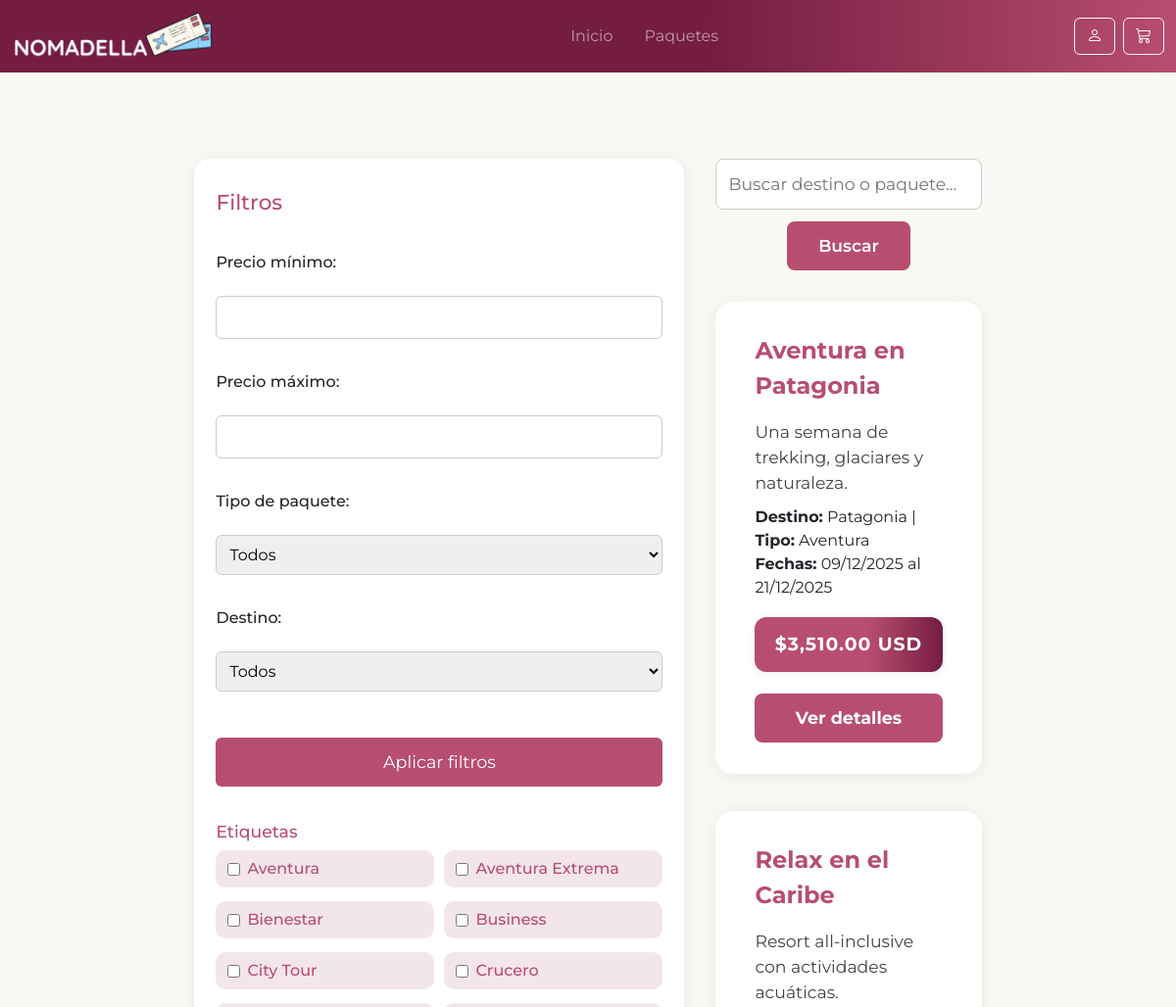
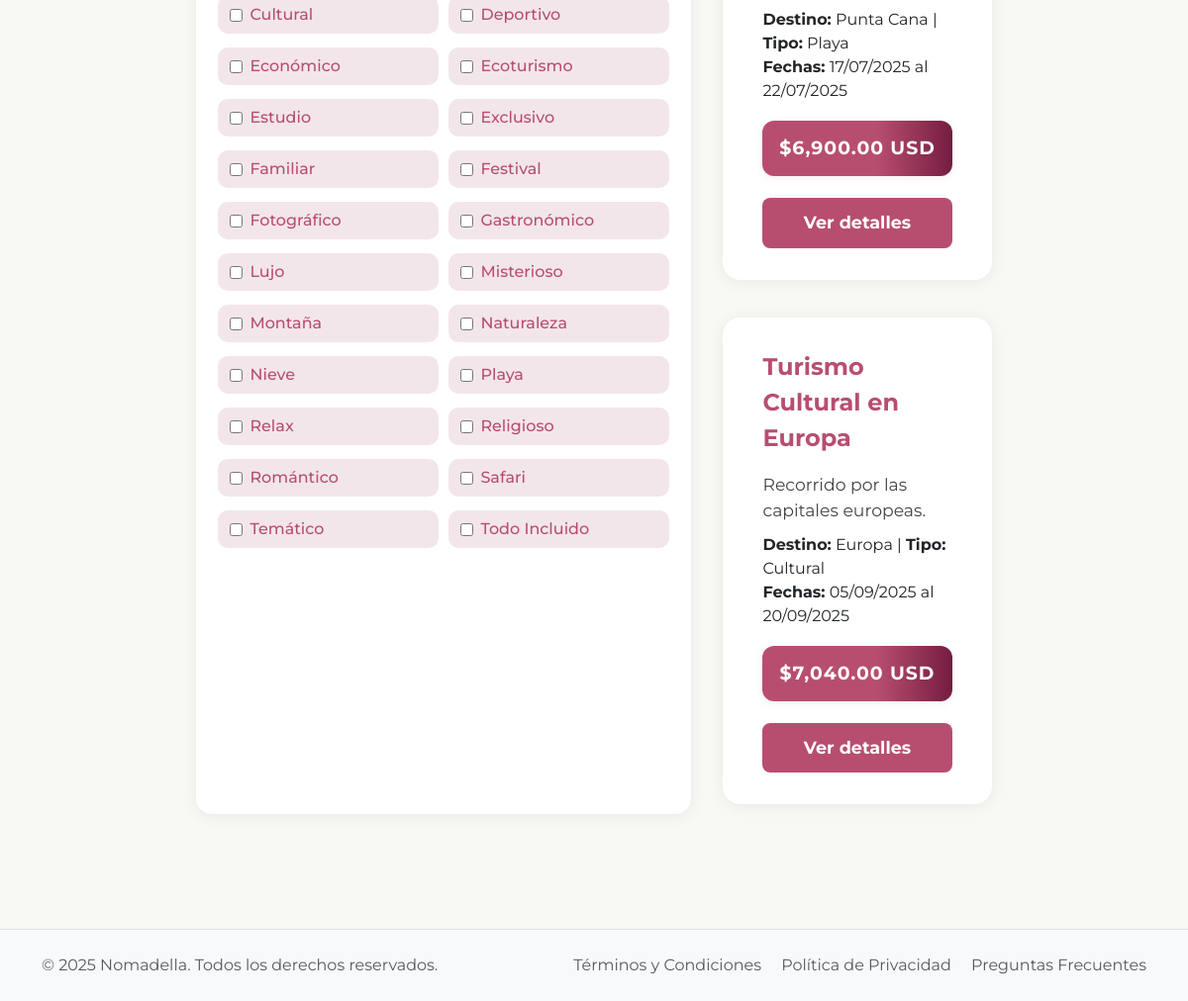
The app's page /public/paquetes.php, older data (2 pictures, top to bottom).
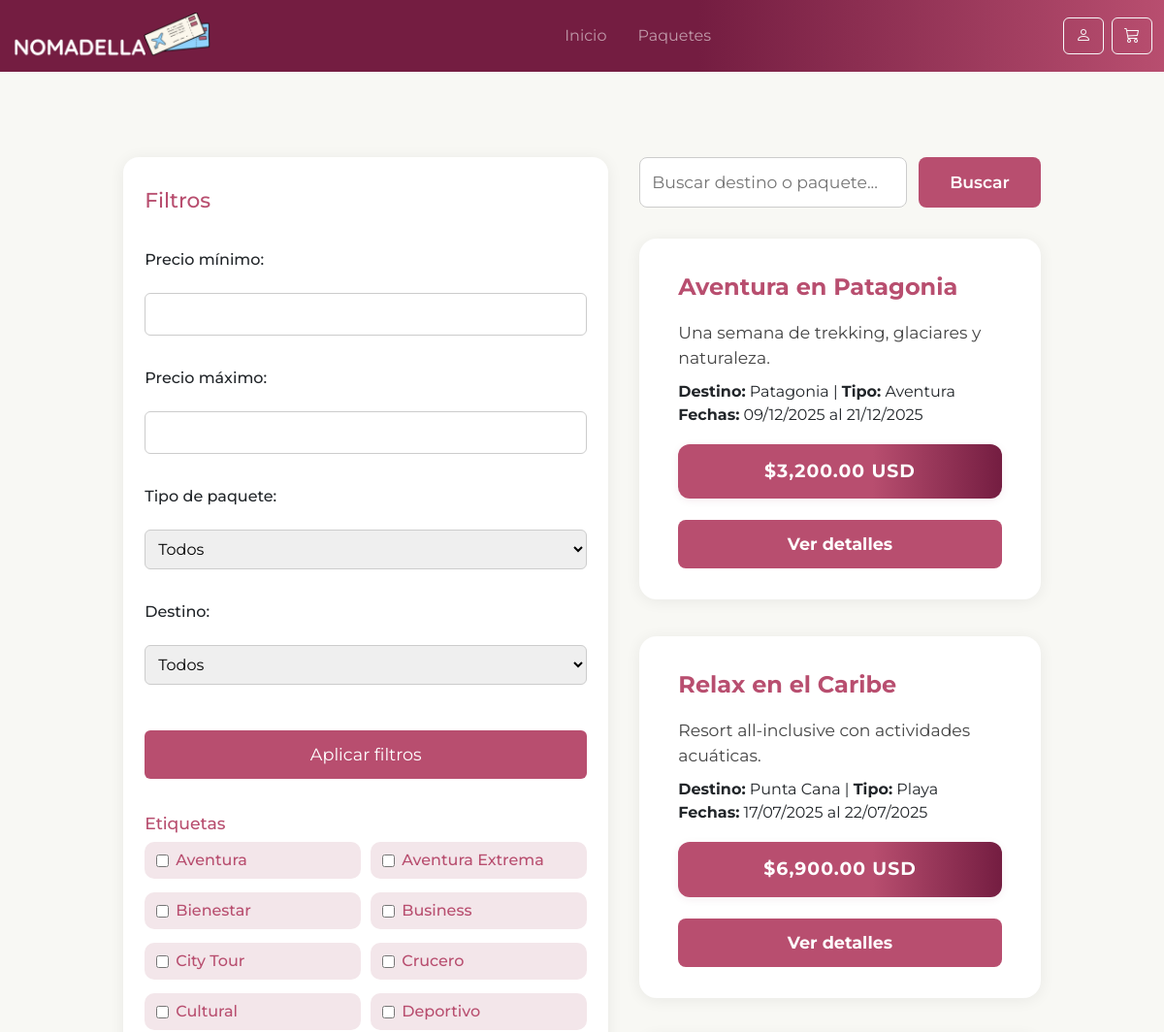
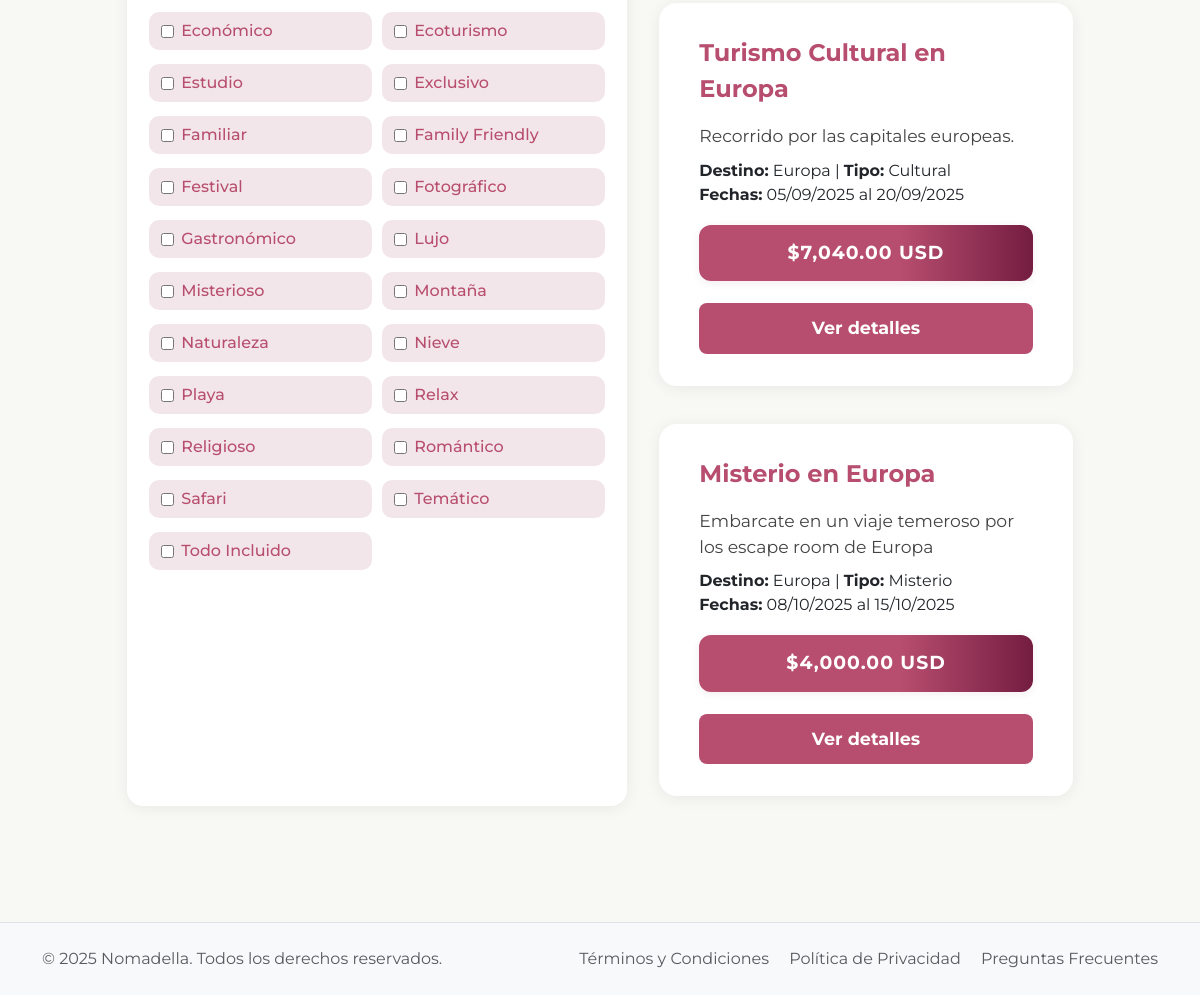
The same page, newer data (2 pictures, top to bottom).
### tables this page shows
CREATE TABLE IF NOT EXISTS `etiquetas` (
  `id_etiqueta` int NOT NULL AUTO_INCREMENT,
  `nombre` varchar(100) NOT NULL,
  PRIMARY KEY (`id_etiqueta`)
);

CREATE TABLE IF NOT EXISTS `paquetes_turisticos` (
  `id_paquete` int NOT NULL AUTO_INCREMENT,
  `nombre` varchar(200) DEFAULT NULL,
  `descripcion` text,
  `id_destino` int DEFAULT NULL,
  `precio_base` decimal(12,2) DEFAULT NULL,
  `fecha_inicio` date DEFAULT NULL,
  `fecha_fin` date DEFAULT NULL,
  `cupo_disponible` int DEFAULT NULL,
  `destino` varchar(150) DEFAULT NULL,
  `tipo_paquete` varchar(100) DEFAULT NULL,
  `activo` tinyint(1) DEFAULT NULL,
  PRIMARY KEY (`id_paquete`),
  KEY `fk_paquete_destino` (`id_destino`)
);

### public/paquetes.php (the view, shortened to what this page needs)
<?php
include 'header.php';
include 'conexion.php';
$where = [];
$busqueda = $_GET['busqueda'] ?? '';
$precio_min = $_GET['precio_min'] ?? '';
$precio_max = $_GET['precio_max'] ?? '';
$etiquetas_seleccionadas = isset($_GET['etiquetas']) && is_array($_GET['etiquetas']) ? array_filter($_GET['etiquetas']) : [];
$where[] = "activo = 1";
$sql = "SELECT * FROM paquetes_turisticos";
if ($where) $sql .= " WHERE " . implode(" AND ", $where);
$stmt = $conexion->prepare($sql);
$stmt->execute();
$result = $stmt->get_result();
$etiquetas = $conexion->query("SELECT * FROM etiquetas ORDER BY nombre");
?>
<div class="paquetes-container">
  <form method="get" id="form-filtros">
    <aside class="filtros-lateral">
      <h3>Filtros</h3>
      <label>Precio mínimo:</label>
      <input type="number" name="precio_min" min="0" step="10" value="<?= htmlspecialchars($precio_min) ?>">
      <label>Precio máximo:</label>
      <input type="number" name="precio_max" min="0" step="10" value="<?= htmlspecialchars($precio_max) ?>">
      <label>Tipo de paquete:</label>
      <select name="tipo">
        <option value="">Todos</option>
      </select>
      <label>Destino:</label>
      <select name="destino">
        <option value="">Todos</option>
      </select>
      <button type="submit" class="btn btn-primary" style="margin-top:15px;">Aplicar filtros</button>
      <div class="filtros-etiquetas">
        <h4>Etiquetas</h4>
        <div class="etiquetas-lista">
          <?php
          $etiquetas->data_seek(0);
          while ($et = $etiquetas->fetch_assoc()):
            $checked = in_array($et['id_etiqueta'], $etiquetas_seleccionadas);
          ?>
            <label class="etiqueta-check<?= $checked ? ' selected' : '' ?>">
              <input type="checkbox" name="etiquetas[]" value="<?= $et['id_etiqueta'] ?>" <?= $checked ? 'checked' : '' ?>>
              <?= htmlspecialchars($et['nombre']) ?>
            </label>
          <?php endwhile; ?>
        </div>
      </div>
    </aside>
    <section class="paquetes-lista" style="flex:1;">
      <div class="busqueda-bar">
        <input type="text" name="busqueda" placeholder="Buscar destino o paquete..." value="<?= htmlspecialchars($busqueda) ?>">
        <button type="submit">Buscar</button>
      </div>
      <?php if ($result->num_rows): ?>
        <?php while ($row = $result->fetch_assoc()): ?>
          <div class="paquete-card-lista">
            <div class="paquete-body">
              <div class="paquete-title"><?= htmlspecialchars($row['nombre']) ?></div>
              <div class="paquete-detalles"><?= htmlspecialchars($row['descripcion']) ?></div>
              <div><b>Destino:</b> <?= htmlspecialchars($row['destino']) ?> | <b>Tipo:</b> <?= htmlspecialchars($row['tipo_paquete']) ?></div>
              <div><b>Fechas:</b> <?= date('d/m/Y', strtotime($row['fecha_inicio'])) ?> al <?= date('d/m/Y', strtotime($row['fecha_fin'])) ?></div>
              <div class="paquete-precio">$<?= number_format($row['precio_base'], 2) ?> USD</div>
              <a href="paquetes_info.php?id=<?= $row['id_paquete'] ?>" class="paquete-btn">Ver detalles</a>
            </div>
          </div>
        <?php endwhile; ?>
      <?php else: ?>
        <p>No se encontraron paquetes con esos filtros.</p>
      <?php endif; ?>
    </section>
  </form>
</div>
<?php include 'footer.php'; ?>

Row changes from the older to the newer data that the page shows:
added etiquetas: nombre "Family Friendly"
changed paquetes_turisticos "Aventura en Patagonia": precio_base "3,510.00" → "3,200.00"
added paquetes_turisticos: nombre "Misterio en Europa", descripcion "Embarcate en un viaje temeroso por los escape room de Europa", destino "Europa", tipo_paquete "Misterio", fecha_inicio "08/10/2025", fecha_fin "15/10/2025", precio_base "4,000.00"
